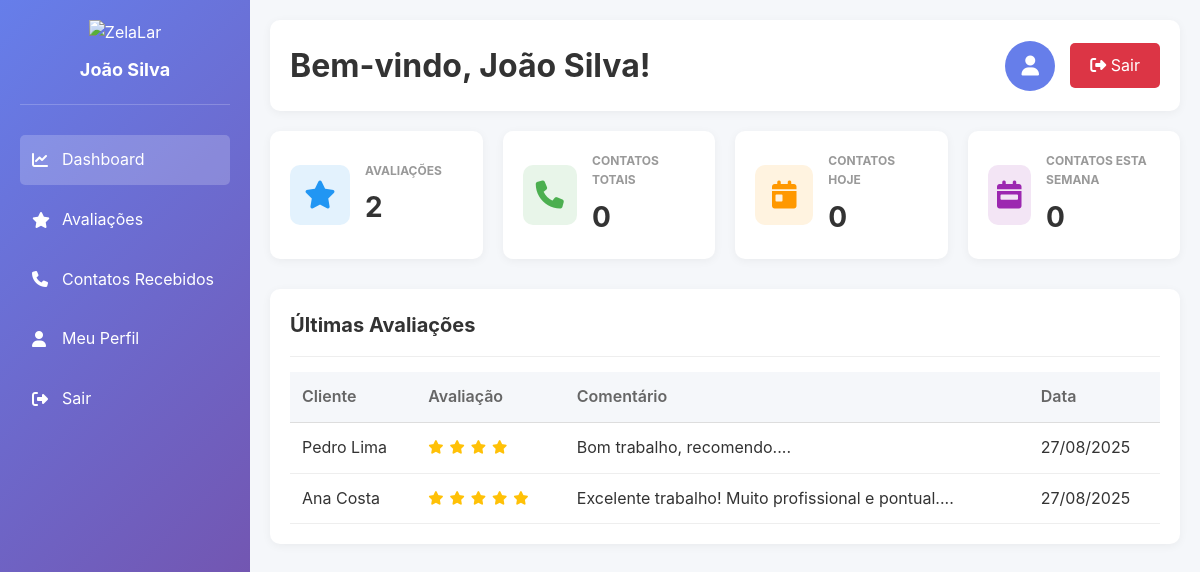
The app's page /profissional_dashboard.php (signed in) with its own data.
### tables this page shows
CREATE TABLE IF NOT EXISTS profissionais (
    id INT AUTO_INCREMENT PRIMARY KEY,
    nome VARCHAR(100) NOT NULL,
    telefone VARCHAR(20) NOT NULL UNIQUE,
    categoria VARCHAR(100) NOT NULL,
    descricao TEXT,
    foto VARCHAR(255),
    endereco VARCHAR(200),
    cidade VARCHAR(100),
    estado VARCHAR(2),
    cep VARCHAR(10),
    avaliacao DECIMAL(3,2) DEFAULT 0.00,
    total_avaliacoes INT DEFAULT 0,
    disponivel BOOLEAN DEFAULT TRUE,
    senha VARCHAR(255),
    email VARCHAR(100),
    data_cadastro TIMESTAMP DEFAULT CURRENT_TIMESTAMP,
    ultima_atualizacao TIMESTAMP DEFAULT CURRENT_TIMESTAMP ON UPDATE CURRENT_TIMESTAMP,
    ultimo_login TIMESTAMP NULL,
    ativo BOOLEAN DEFAULT TRUE
);

CREATE TABLE IF NOT EXISTS avaliacoes (
    id INT AUTO_INCREMENT PRIMARY KEY,
    profissional_id INT NOT NULL,
    cliente_nome VARCHAR(100),
    cliente_telefone VARCHAR(20),
    nota INT NOT NULL CHECK (nota >= 1 AND nota <= 5),
    comentario TEXT,
    data_avaliacao TIMESTAMP DEFAULT CURRENT_TIMESTAMP,
    status ENUM('pendente', 'aprovada', 'rejeitada') DEFAULT 'pendente',
    FOREIGN KEY (profissional_id) REFERENCES profissionais(id) ON DELETE CASCADE
);

### config/database.php (called while the page is built, shortened)
<?php
class Database {
    private static $instance = null;
    private $connections = [];
    private $currentConnection = null;
    public static function getInstance() {
        if (self::$instance === null) {
            self::$instance = new self();
        }
        return self::$instance;
    }
    private function initializeConnections() {
        try {
            for ($i = 0; $i < DB_MIN_CONNECTIONS; $i++) {
                $this->connections[] = $this->createConnection();
            }
            $this->currentConnection = $this->connections[0];
        } catch (Exception $e) {
            $this->logError('Erro ao inicializar conexões: ' . $e->getMessage());
            throw $e;
        }
    }
    private function createConnection() {
        try {
            $dsn = "mysql:host=" . DB_HOST . ";dbname=" . DB_NAME . ";charset=" . DB_CHARSET;
            $pdo = new PDO($dsn, DB_USER, DB_PASS, DB_OPTIONS);
            $pdo->exec("SET SESSION sql_mode = 'STRICT_TRANS_TABLES,NO_ZERO_DATE,NO_ZERO_IN_DATE,ERROR_FOR_DIVISION_BY_ZERO'");
            $pdo->exec("SET SESSION time_zone = '-03:00'");
            return $pdo;
        } catch (PDOException $e) {
            $this->logError('Erro na conexão PDO: ' . $e->getMessage());
            throw new Exception('Falha na conexão com o banco de dados');
        }
    }
    public function getConnection() {
        try {
            $this->currentConnection->query('SELECT 1');
        } catch (Exception $e) {
            $this->currentConnection = $this->createConnection();
        }
        return $this->currentConnection;
    }
    public function query($sql, $params = [], $useCache = true) {
        $cacheKey = $this->generateCacheKey($sql, $params);
        $startTime = microtime(true);
        try {
            $stmt = $this->getConnection()->prepare($sql);
            $stmt->execute($params);
            $result = $stmt->fetchAll();
            $executionTime = microtime(true) - $startTime;
            return $result;
        } catch (PDOException $e) {
            $executionTime = microtime(true) - $startTime;
            $this->logQuery($sql, $params, 'ERROR', $executionTime, $e->getMessage());
            throw new Exception('Erro na execução da query: ' . $e->getMessage());
        }
    }
    public function fetchOne($sql, $params = []) {
        $result = $this->query($sql, $params);
        return $result ? $result[0] : null;
    }
    public function fetchValue($sql, $params = []) {
        $result = $this->fetchOne($sql, $params);
        return $result ? array_values($result)[0] : null;
    }
    private function generateCacheKey($sql, $params) {
        return DB_CACHE_PREFIX . md5($sql . serialize($params));
    }
    private function logQuery($sql, $params, $status, $executionTime = 0, $error = null) {
        $log = [
            'sql' => $sql,
            'params' => $params,
            'status' => $status,
            'execution_time' => $executionTime,
            'timestamp' => date('Y-m-d H:i:s'),
            'error' => $error
        ];
    }
    public function closeConnections() {
        $this->connections = [];
        $this->currentConnection = null;
    }
}
function getDatabase() {
    return Database::getInstance();
}
function dbQuery($sql, $params = [], $useCache = true) {
    return getDatabase()->query($sql, $params, $useCache);
}
function dbFetchOne($sql, $params = []) {
    return getDatabase()->fetchOne($sql, $params);
}
function dbFetchValue($sql, $params = []) {
    return getDatabase()->fetchValue($sql, $params);
}
?>

### classes/Profissional.php (called while the page is built, shortened)
<?php
class Profissional {
    public function obterAvaliacoes($profissional_id, $pagina = 1, $por_pagina = 10) {
        try {
            $offset = ($pagina - 1) * $por_pagina;
            $total = dbFetchValue(
                "SELECT COUNT(*) FROM avaliacoes WHERE profissional_id = ? AND status = 'aprovada'",
                [$profissional_id]
            );
            $avaliacoes = dbQuery(
                "SELECT * FROM avaliacoes
                WHERE profissional_id = ? AND status = 'aprovada'
                ORDER BY data_avaliacao DESC
                LIMIT ? OFFSET ?",
                [$profissional_id, $por_pagina, $offset]
            );
            $stats = dbFetchOne(
                "SELECT
                    COUNT(*) as total,
                    AVG(nota) as media,
                    MAX(nota) as maxima,
                    MIN(nota) as minima
                FROM avaliacoes
                WHERE profissional_id = ? AND status = 'aprovada'",
                [$profissional_id]
            );
            return [
                'avaliacoes' => $avaliacoes,
                'total' => $total,
                'paginas' => ceil($total / $por_pagina),
                'pagina_atual' => $pagina,
                'stats' => $stats
            ];
        } catch (Exception $e) {
            error_log('Erro ao obter avaliações: ' . $e->getMessage());
            return ['avaliacoes' => [], 'total' => 0, 'stats' => null];
        }
    }
    public function obterEstatisticas($profissional_id) {
        try {
            $stats = dbFetchOne(
                "SELECT
                    (SELECT COUNT(*) FROM avaliacoes WHERE profissional_id = ? AND status = 'aprovada') as total_avaliacoes,
                    (SELECT AVG(nota) FROM avaliacoes WHERE profissional_id = ? AND status = 'aprovada') as media_avaliacoes,
                    (SELECT COUNT(*) FROM contatos_recebidos WHERE profissional_id = ?) as total_contatos,
                    (SELECT COUNT(*) FROM contatos_recebidos WHERE profissional_id = ? AND DATE(data_contato) = CURDATE()) as contatos_hoje,
                    (SELECT COUNT(*) FROM contatos_recebidos WHERE profissional_id = ? AND WEEK(data_contato) = WEEK(NOW())) as contatos_semana,
                    (SELECT COUNT(*) FROM avaliacoes WHERE profissional_id = ? AND status = 'pendente') as avaliacoes_pendentes
                ",
                [$profissional_id, $profissional_id, $profissional_id, $profissional_id, $profissional_id, $profissional_id]
            );
            return $stats ?: [];
        } catch (Exception $e) {
            error_log('Erro ao obter estatísticas: ' . $e->getMessage());
            return [];
        }
    }
}
?>

### profissional_dashboard.php (the view, shortened to what this page needs)
<?php
require_once 'config/database.php';
require_once 'classes/Profissional.php';
$profissional_id = $_SESSION['profissional_id'];
$profissional_obj = new Profissional();
$prof = dbFetchOne("SELECT * FROM profissionais WHERE id = ?", [$profissional_id]);
$stats = $profissional_obj->obterEstatisticas($profissional_id);
$avaliacoes = $profissional_obj->obterAvaliacoes($profissional_id, 1, 5);
$aba_ativa = $_GET['aba'] ?? 'dashboard';
?>
<!DOCTYPE html>
<html lang="pt-BR">
<head>
    <link rel="stylesheet" href="Styles/index.css">
    <link href="https://cdnjs.cloudflare.com/ajax/libs/font-awesome/6.4.0/css/all.min.css" rel="stylesheet">
</head>
<body>
    <div class="dashboard-container">
        <aside class="sidebar">
            <div class="sidebar-header">
                <img src="img/logo.png" alt="ZelaLar">
                <h2><?php echo htmlspecialchars($prof['nome']); ?></h2>
            </div>
            <ul class="sidebar-menu">
                <li>
                    <a href="?aba=dashboard" class="<?php echo $aba_ativa === 'dashboard' ? 'active' : ''; ?>">
                        <i class="fas fa-chart-line"></i> Dashboard
                    </a>
                </li>
                <li>
                    <a href="?aba=avaliacoes" class="<?php echo $aba_ativa === 'avaliacoes' ? 'active' : ''; ?>">
                        <i class="fas fa-star"></i> Avaliações
                    </a>
                </li>
                <li>
                    <a href="?aba=contatos" class="<?php echo $aba_ativa === 'contatos' ? 'active' : ''; ?>">
                        <i class="fas fa-phone"></i> Contatos Recebidos
                    </a>
                </li>
                <li>
                    <a href="?aba=perfil" class="<?php echo $aba_ativa === 'perfil' ? 'active' : ''; ?>">
                        <i class="fas fa-user"></i> Meu Perfil
                    </a>
                </li>
                <li>
                    <a href="logout.php">
                        <i class="fas fa-sign-out-alt"></i> Sair
                    </a>
                </li>
            </ul>
        </aside>
        <main class="main-content">
            <div class="header-bar">
                <h1>Bem-vindo, <?php echo htmlspecialchars($prof['nome']); ?>!</h1>
                <div class="user-info">
                    <div class="user-avatar">
                        <i class="fas fa-user"></i>
                    </div>
                    <a href="logout.php" class="logout-btn">
                        <i class="fas fa-sign-out-alt"></i> Sair
                    </a>
                </div>
            </div>
            <section class="content-section <?php echo $aba_ativa === 'dashboard' ? 'active' : ''; ?>" id="dashboard">
                <div class="stats-grid">
                    <div class="stat-card">
                        <div class="stat-icon blue">
                            <i class="fas fa-star"></i>
                        </div>
                        <div class="stat-content">
                            <h3>Avaliações</h3>
                            <div class="value"><?php echo $stats['total_avaliacoes'] ?? 0; ?></div>
                        </div>
                    </div>
                    <div class="stat-card">
                        <div class="stat-icon green">
                            <i class="fas fa-phone"></i>
                        </div>
                        <div class="stat-content">
                            <h3>Contatos Totais</h3>
                            <div class="value"><?php echo $stats['total_contatos'] ?? 0; ?></div>
                        </div>
                    </div>
                    <div class="stat-card">
                        <div class="stat-icon orange">
                            <i class="fas fa-calendar-day"></i>
                        </div>
                        <div class="stat-content">
                            <h3>Contatos Hoje</h3>
                            <div class="value"><?php echo $stats['contatos_hoje'] ?? 0; ?></div>
                        </div>
                    </div>
                    <div class="stat-card">
                        <div class="stat-icon purple">
                            <i class="fas fa-calendar-week"></i>
                        </div>
                        <div class="stat-content">
                            <h3>Contatos Esta Semana</h3>
                            <div class="value"><?php echo $stats['contatos_semana'] ?? 0; ?></div>
                        </div>
                    </div>
                </div>
                <?php if (!empty($avaliacoes['avaliacoes'])): ?>
                    <div class="card">
                        <div class="card-header">
                            <h2>Últimas Avaliações</h2>
                        </div>
                        <table class="table">
                            <thead>
                                <tr>
                                    <th>Cliente</th>
                                    <th>Avaliação</th>
                                    <th>Comentário</th>
                                    <th>Data</th>
                                </tr>
                            </thead>
                            <tbody>
                                <?php foreach ($avaliacoes['avaliacoes'] as $avaliacao): ?>
                                    <tr>
                                        <td><?php echo htmlspecialchars($avaliacao['cliente_nome']); ?></td>
                                        <td>
                                            <div class="rating">
                                                <?php for ($i = 0; $i < $avaliacao['nota']; $i++): ?>
                                                    <i class="fas fa-star"></i>
                                                <?php endfor; ?>
                                            </div>
                                        </td>
                                        <td><?php echo htmlspecialchars(substr($avaliacao['comentario'], 0, 50) . '...'); ?></td>
                                        <td><?php echo date('d/m/Y', strtotime($avaliacao['data_avaliacao'])); ?></td>
                                    </tr>
                                <?php endforeach; ?>
                            </tbody>
                        </table>
                    </div>
                <?php endif; ?>
            </section>
        </main>
    </div>
</body>
</html>

### records on screen
profissionais: nome "João Silva"
avaliacoes: cliente_nome "Pedro Lima", nota 4 (drawn), comentario "Bom trabalho, recomendo....", data_avaliacao "27/08/2025"
avaliacoes: cliente_nome "Ana Costa", nota 5 (drawn), comentario "Excelente trabalho! Muito profissional e pontual....", data_avaliacao "27/08/2025"

### other values on screen
$stats['total_avaliacoes'] "2"
$stats['total_contatos'] "0"
$stats['contatos_hoje'] "0"
$stats['contatos_semana'] "0"
